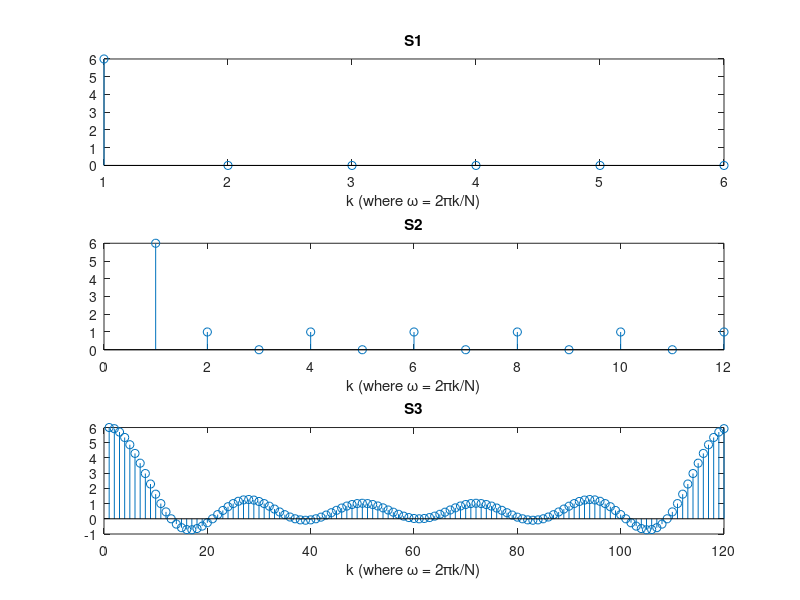
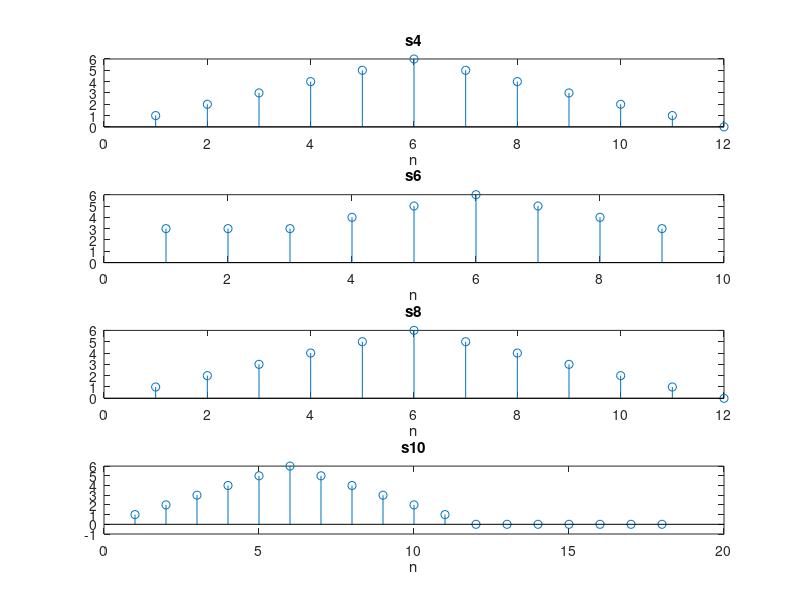

The MATLAB source for these figures, in order:
% DFT_Impact.m
% N-point DFT Computation
s1 = [1 1 1 1 1 1];
S1 = fft(s1);
S2 = fft(s1, 12);
S3 = fft(s1, 120);
figure;
subplot(3, 1, 1);
stem(1:length(S1), S1);
title('S1');
xlabel('k (where \omega = 2\pik/N)');
subplot(3, 1, 2);
stem(1:length(S2), S2);
title('S2');
xlabel('k (where \omega = 2\pik/N)');
subplot(3, 1, 3);
stem(1:length(S3), S3);
title('S3');
xlabel('k (where \omega = 2\pik/N)');
% Periodic, Circular, and Linear convolution comparison
s4 = ifft(fft(s1,12).*fft(s1,12));
s5 = [s1 zeros(1, 3)];
S5 = fft(s5);
s6 = ifft(S5.*S5);
s7 = [s1 zeros(1, 6)];
S7 = fft(s7);
s8 = ifft(S7.*S7);
s9 = [s1 zeros(1, 12)];
S9 = fft(s9);
s10 = ifft(S9.*S9);
figure;
subplot(4, 1, 1);
stem(1:length(s4), s4);
title('s4');
xlabel('n');
subplot(4, 1, 2);
stem(1:length(s6), s6);
title('s6');
xlabel('n');
subplot(4, 1, 3);
stem(1:length(s8), s8);
title('s8');
xlabel('n');
subplot(4, 1, 4);
stem(1:length(s10), s10);
title('s10');
xlabel('n');